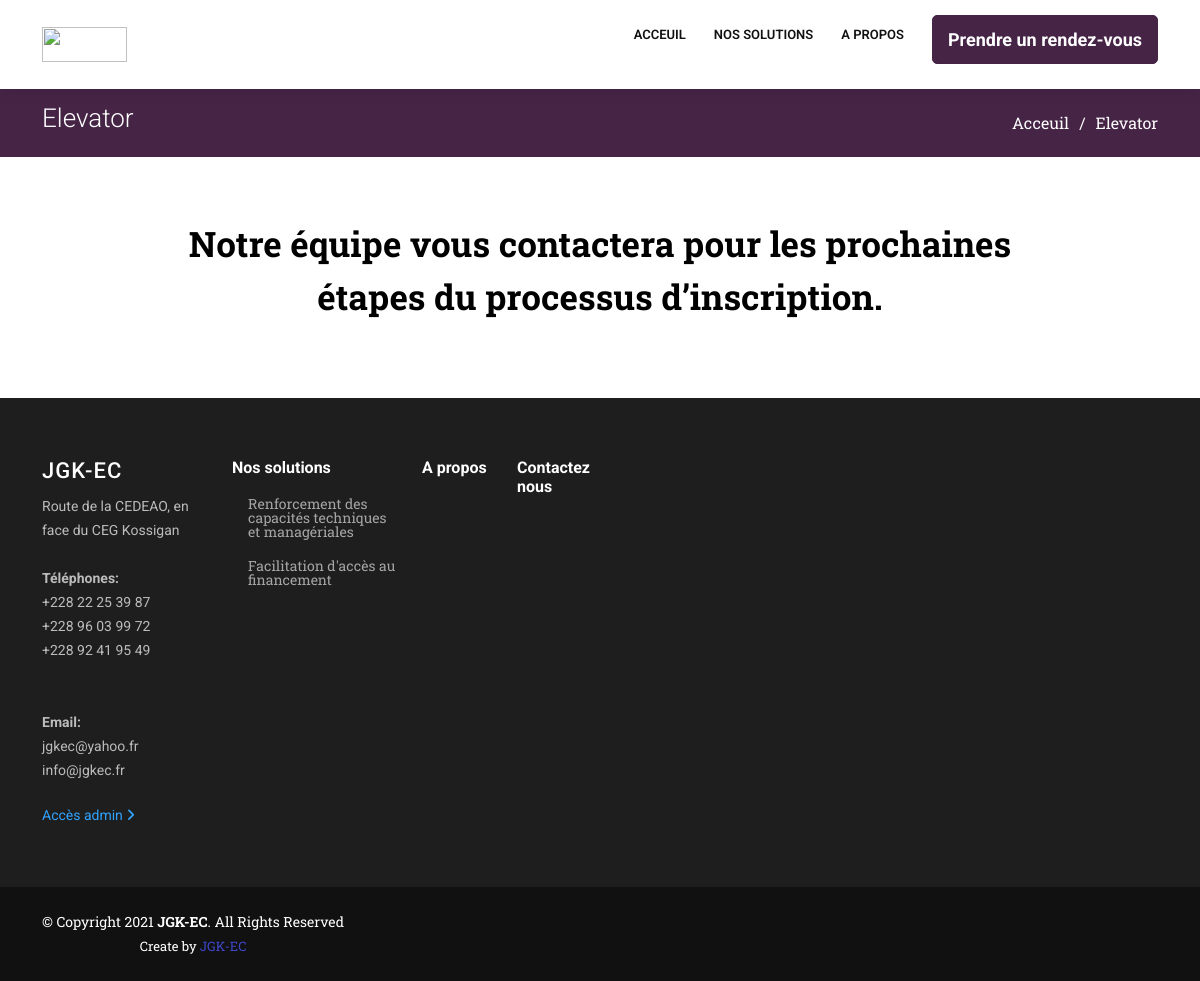
Page /aftersubmit/ on the committed database.
### cabinet/models.py (models this page shows)
class Mission(models.Model):
    label = models.CharField(max_length=255, null=True, blank=True, default="Mission")
    titre = models.CharField(max_length=255, null=True, blank=True)
    libellemission = models.TextField(verbose_name="Libellé mission", null=True, blank=True)
    image = models.ImageField(blank=True, null=True, upload_to="missions/")
    productivite = models.TextField(verbose_name="Libellé productivite", null=True, blank=True)
    detailproductivite = models.TextField(verbose_name="Texte sous productivite", null=True, blank=True)
    notreexpertise = models.TextField(verbose_name="Notre expertise", null=True, blank=True)
    voirplus = models.CharField(max_length=255, null=True, blank=True)
    solution = models.TextField(verbose_name="Découvrez nos solutions", null=True, blank=True)
    valeur = models.TextField(verbose_name="Nos valeurs", null=True, blank=True)
    mot_du_dg = models.TextField(verbose_name="Mot du directeur", null=True, blank=True)
    niveau_performance = models.TextField(verbose_name="Niveau et performance de vos équipes", null=True, blank=True)
    mot_des_clients = models.TextField(verbose_name="Mot des clients", null=True, blank=True)
    date = models.DateTimeField(auto_now_add=True, null=True)

class Footer(models.Model):
    label = models.CharField(max_length=255, null=True, blank=True, default="Footer")
    jgkec = models.CharField(max_length=255, null=True, blank=True)
    tel = models.ManyToManyField(Tel, null=True, blank=True)
    mail = models.ManyToManyField(Email, null=True, blank=True,
                                  help_text="Pour selectionner plusieurs, appuyer sur la touche ctrl")
    date = models.DateTimeField(auto_now_add=True, null=True)

class Tel(models.Model):
    label = models.CharField(max_length=255, null=True, blank=True, default="Tel")
    tel = models.CharField(max_length=255, null=True, blank=True)
    date = models.DateTimeField(auto_now_add=True, null=True)
    archive = models.BooleanField(default=False)
    def __str__(self):
        return self.tel

class Email(models.Model):
    label = models.CharField(max_length=255, null=True, blank=True, default="mail")
    mail = models.CharField(max_length=255, null=True, blank=True)
    date = models.DateTimeField(auto_now_add=True, null=True)
    archive = models.BooleanField(default=False)
    def __str__(self):
        return self.mail

### cabinet/views.py (the view)
# urls.py: path('aftersubmit/', aftersubmit, name="aftersubmit"),
def aftersubmit(request):
    activites_count = Activite.objects.filter(archive=False).order_by('-date').count()
    articles_count = Article.objects.filter(archive=False).order_by('-date').count()
    mission = Mission.objects.get(label="Mission")
    footer = Footer.objects.filter(label="Footer")
    return render(request, 'contacteznous/aftersubmit.html', locals())

### cabinet/templates/contacteznous/aftersubmit.html (shortened to what this page needs)
{% extends "base.html" %}
{% load static %}
{% block active_contacteznous %}
active
{% endblock %}
{% block main %}
  <main id="main">
    <section id="breadcrumbs" style="background-color:#462446" class="breadcrumbs">
      <div class="container">
        <div class="d-flex justify-content-between align-items-center pt-3">
          <h2>Elevator</h2>
          <ol>
            <li><a href="{% url 'acceuil' %}">Acceuil</a></li>
              <li><a href="{% url 'sondage' %}">Elevator</a></li>
          </ol>
        </div>
      </div>
    </section>
      <section>
          <div class="container" data-aos="fade-up">
              <p style="color:#000;font-size:35px;font-weight:700;text-align:center">
                Notre équipe vous contactera pour les prochaines <br>étapes du processus d’inscription.</p>
          </div>
      </section>
  </main>
{% endblock main %}

### cabinet/templates/base.html (shortened to what this page needs)
{% load static %}
<!DOCTYPE html>
<html lang="fr">
<head>
  <link href="{% static 'cabinet/assets/vendor/bootstrap/css/bootstrap.min.css' %}" rel="stylesheet">
  <link href="{% static 'cabinet/assets/vendor/icofont/icofont.min.css' %}" rel="stylesheet">
  <link href="{% static 'cabinet/assets/vendor/boxicons/css/boxicons.min.css' %}" rel="stylesheet">
  <link href="{% static 'cabinet/assets/vendor/animate.css/animate.min.css' %}" rel="stylesheet">
  <link href="{% static 'cabinet/assets/vendor/venobox/venobox.css' %}" rel="stylesheet">
  <link href="{% static 'cabinet/assets/vendor/owl.carousel/assets/owl.carousel.min.css' %}" rel="stylesheet">
  <link href="{% static 'cabinet/assets/vendor/aos/aos.css' %}" rel="stylesheet">
  <link href="{% static 'cabinet/assets/vendor/remixicon/remixicon.css' %}" rel="stylesheet">
  <link rel="stylesheet" href="https://cdn.jsdelivr.net/npm/bootstrap@5.3.0-alpha1/dist/css/bootstrap.min.css">
  <link href="{% static 'cabinet/assets/css/style.css' %}" rel="stylesheet">
</head>
<body style="font-family: 'Roboto Slab', serif;">
  {% block header %}
  <header id="header" class="fixed-top">
    <div class="container d-flex align-items-center">
      <img class="logo mr-auto"
           style="width:85px;height:35px;img-fit: cover;"
           src="{% static 'cabinet/assets/img/jgk.jpg' %}"
           alt="">
      <nav class="nav-menu d-none d-lg-block">
        <ul>
          <li class="{% block active_acceuil %}{% endblock %}"><a href="{% url 'acceuil' %}">Acceuil</a></li>
          <li class="{% block active_nosolutions %}{% endblock %}"><a href="{% url 'solution' %}">Nos solutions</a></li>
          <li class="{% block active_apropos %}{% endblock %}"><a style="margin-bottom:10px" href="{% url 'apropos' %}">A propos</a></li>
          <li class="{% block active_contacteznous %}{% endblock %}">
            <a href="https://calendly.com/kominac2000/zoom-meeting" target="_blank" style="text-transform:none;background-color:#462446;border:1px solid #462446;color:#fff;font-size:18px;padding: 10px 15px;border-radius:5px;margin-top:-10px;font-weight:700">
              {{ mission.voirplus }}
            </a>
          </li>
        </ul>
      </nav>
    </div>
  </header>
  {% endblock %}
  {% block main %}{% endblock %}
  {% block footer%}
  <footer id="footer">
    <div class="footer-top">
      <div class="container">
        <div class="row">
          <div class="col-lg-2 col-md-6 footer-contact">
            <h3>JGK-EC</h3>
            {% for foot in footer %}
            <p>
              {{foot.jgkec}}<br><br>
              <strong id="contact">Téléphones: <br></strong>
              {% for tel in foot.tel.all %}
              {{tel}}<br>
              {% endfor %}
              <br><br>
              <strong>Email:</strong><br>
              {% for email in foot.mail.all %}
              {{email}}<br>
              {% endfor %}
            </p>
            <br>
            <p>
              <a style="color:#31A3FF" href="{% url 'dashboard' %}">
                Accès admin
                <i class="fa fa-angle-right"></i>
              </a>
            </p>
            {% endfor %}
          </div>
          <div class="col-lg-2 col-md-6 footer-links">
            <h4>Nos solutions</h4>
            <ul>
              <li><i class="bx bx-chevron-right"></i> <a href="#">Renforcement des capacités techniques et managériales</a></li>
              <li><i class="bx bx-chevron-right"></i> <a href="#">Facilitation d'accès au financement</a></li>
            </ul>
          </div>
          <div class="col-lg-1 col-md-6 footer-links">
            <h4>A propos</h4>
          </div>
          <div class="col-lg-1 col-md-6 footer-links">
            <h4>Contactez nous</h4>
          </div>
        </div>
      </div>
    </div>
    <div class="container d-md-flex py-4">
      <div class="mr-md-auto text-center text-md-left">
        <div class="copyright">
          &copy; Copyright 2021 <strong><span>JGK-EC</span></strong>. All Rights Reserved
        </div>
        <div class="credits">
          Create by <a href="http://jgkec.com/">JGK-EC</a>
        </div>
      </div>
    </div>
  </footer>
  {% endblock %}
</body>
</html>

### cabinet/static/cabinet/assets/css/style.css (style rules this page uses)
body { font-family: "Open Sans", sans-serif; color: #4d4643; }
a { color: #3f48cc; }
h1, h2, h3, h4, h5, h6 { font-family: "Roboto", sans-serif; }
#header { background: #fff; transition: all 0.5s; z-index: 997; padding: 15px 0; box-shadow: 0px 2px 15px rgba(0, 0, 0, 0.1); }
#header .logo { font-size: 28px; margin: 0; padding: 0; line-height: 1; font-weight: 700; letter-spacing: 0.5px; text-transform: uppercase; }
.nav-menu ul { margin: 0; padding: 0; list-style: none; }
.nav-menu > ul { display: flex; }
.nav-menu > ul > li { position: relative; white-space: nowrap; padding: 10px 0 10px 28px; }
.nav-menu a { display: block; position: relative; color: #111; transition: 0.3s; font-size: 13px; text-transform: uppercase; font-weight: 600; font-family: "Roboto", sans-serif; }
.nav-menu a:hover, .nav-menu .active > a, .nav-menu li:hover > a { color: #3f48cc; }
section { padding: 60px 0; overflow: hidden; }
.breadcrumbs { padding: 15px 0; background: #3f48cc; min-height: 40px; margin-top: 72px; }
.breadcrumbs h2 { font-size: 26px; font-weight: 300; color: #fff; }
.breadcrumbs ol { display: flex; flex-wrap: wrap; list-style: none; padding: 0; margin: 0; color: #fff; }
.breadcrumbs ol a { color: #fff; }
.breadcrumbs ol li + li { padding-left: 10px; }
.breadcrumbs ol li + li::before { display: inline-block; padding-right: 10px; color: #fff; content: "/"; }
#footer { color: #fff; font-size: 14px; background: #111; }
#footer .footer-top { padding: 60px 0 30px 0; background: #1e1e1e; }
#footer .footer-top .footer-contact { margin-bottom: 30px; }
#footer .footer-top .footer-contact h3 { font-size: 22px; margin: 0 0 10px 0; padding: 2px 0 2px 0; line-height: 1; font-weight: 500; letter-spacing: 1px; text-transform: uppercase; color: #fff; }
#footer .footer-top .footer-contact p { font-size: 14px; line-height: 24px; margin-bottom: 0; font-family: "Roboto", sans-serif; color: rgba(255, 255, 255, 0.7); }
#footer .footer-top h4 { font-size: 16px; font-weight: bold; color: #fff; position: relative; padding-bottom: 12px; }
#footer .footer-top .footer-links { margin-bottom: 30px; }
#footer .footer-top .footer-links ul { list-style: none; padding: 0; margin: 0; }
#footer .footer-top .footer-links ul i { padding-right: 2px; color: #00a8f3; font-size: 18px; line-height: 1; }
#footer .footer-top .footer-links ul li { padding: 10px 0; display: flex; align-items: center; }
#footer .footer-top .footer-links ul li:first-child { padding-top: 0; }
#footer .footer-top .footer-links ul a { color: rgba(255, 255, 255, 0.6); transition: 0.3s; display: inline-block; line-height: 1; }
#footer .credits { padding-top: 5px; font-size: 13px; color: #fff; }

### cabinet/templates/base.html (style rules this page uses)
a { text-decoration:none; }

### rows in the picture
Mission: voirplus "Prendre un rendez-vous"
Footer: jgkec "Route de la CEDEAO, en face du CEG Kossigan"
Tel: tel "+228 22 25 39 87"
Tel: tel "+228 96 03 99 72"
Tel: tel "+228 92 41 95 49"
Email: mail "jgkec@yahoo.fr"
Email: mail "info@jgkec.fr"
